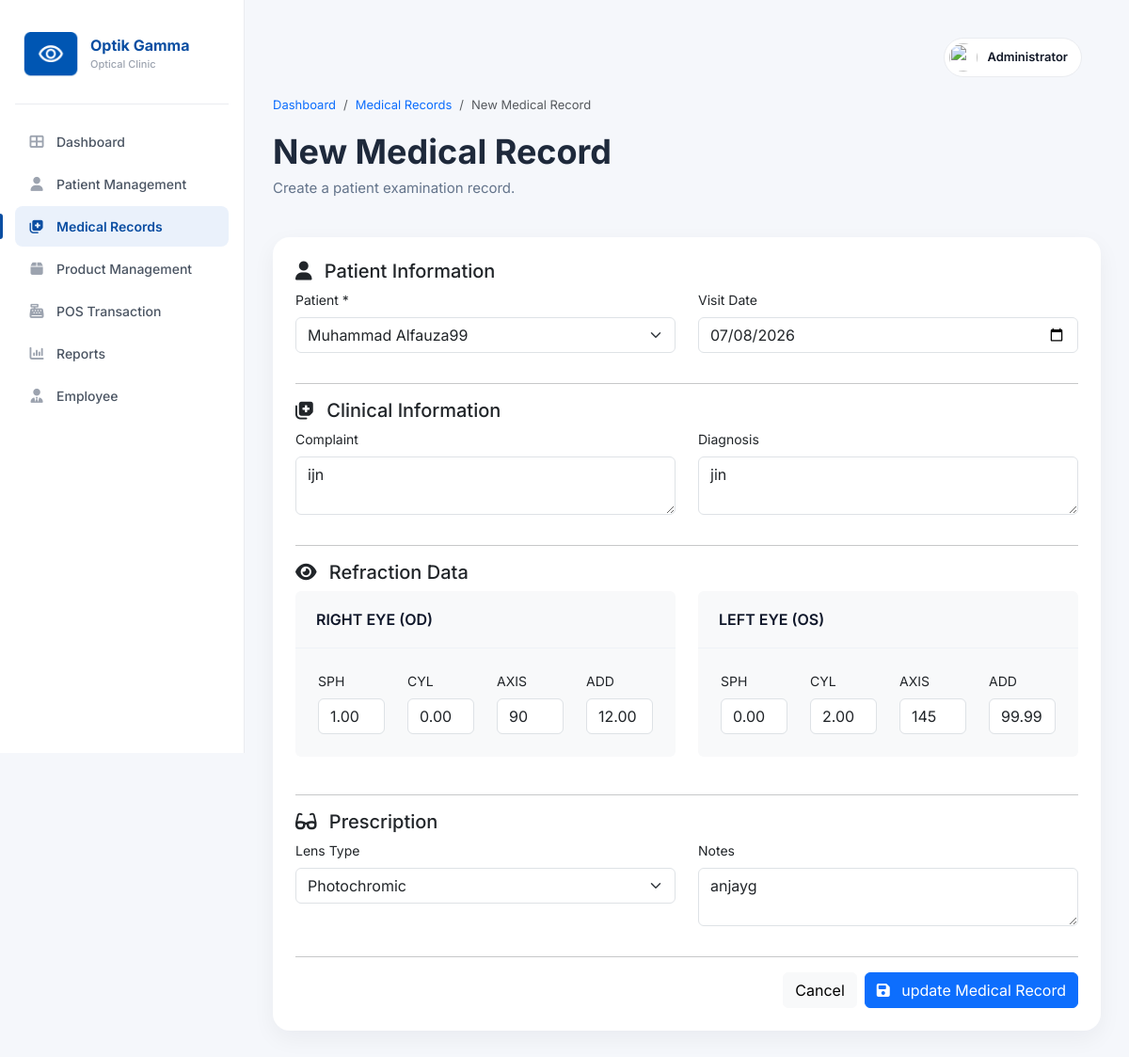
The app's page /medical/edit.php?id=2 with its own data.
### tables this page shows
CREATE TABLE `medical_records` (
  `id` int(11) NOT NULL,
  `patient_id` int(11) NOT NULL,
  `user_id` int(11) NOT NULL,
  `tanggal` date NOT NULL,
  `keluhan` text DEFAULT NULL,
  `diagnosis` text DEFAULT NULL,
  `sph_od` decimal(4,2) DEFAULT NULL,
  `cyl_od` decimal(4,2) DEFAULT NULL,
  `axis_od` int(11) DEFAULT NULL,
  `add_od` decimal(4,2) DEFAULT NULL,
  `sph_os` decimal(4,2) DEFAULT NULL,
  `cyl_os` decimal(4,2) DEFAULT NULL,
  `axis_os` int(11) DEFAULT NULL,
  `add_os` decimal(4,2) DEFAULT NULL,
  `jenis_lensa` varchar(100) DEFAULT NULL,
  `catatan` text DEFAULT NULL,
  `created_at` timestamp NOT NULL DEFAULT current_timestamp()
);

CREATE TABLE `patients` (
  `id` int(11) NOT NULL,
  `kode_pasien` varchar(20) NOT NULL,
  `nama` varchar(100) NOT NULL,
  `jenis_kelamin` enum('Laki-laki','Perempuan') NOT NULL,
  `tanggal_lahir` date NOT NULL,
  `no_hp` varchar(20) DEFAULT NULL,
  `email` varchar(100) DEFAULT NULL,
  `alamat` text DEFAULT NULL,
  `created_at` timestamp NOT NULL DEFAULT current_timestamp(),
  `last_visit` datetime DEFAULT current_timestamp()
);

### medical/edit.php (the view, shortened to what this page needs)
<?php
include "../config/database.php";
$id = (int) $_GET['id'];
$query = mysqli_query($conn, "
SELECT *
FROM medical_records
WHERE id='$id'
");
$data = mysqli_fetch_assoc($query);
$patients = mysqli_query($conn, "
SELECT id,nama
FROM patients
ORDER BY nama ASC
");
?>
<!DOCTYPE html>
<html lang="id">
<head>
    <link href="https://cdn.jsdelivr.net/npm/bootstrap@5.3.3/dist/css/bootstrap.min.css" rel="stylesheet">
    <link rel="stylesheet" href="https://cdnjs.cloudflare.com/ajax/libs/font-awesome/6.6.0/css/all.min.css">
    <link rel="stylesheet" href="../assets/css/dashboard.css">
    <link rel="stylesheet" href="../assets/css/medical.css">
</head>
<body>
    <div class="app-shell">
        <aside class="sidebar">
            <div class="brand">
                <div class="brand-logo">
                    <img src="../assets/img/logo.png">
                </div>
                <div class="brand-text">
                    <div class="brand-name">
                        Optik Gamma
                    </div>
                    <div class="brand-sub">
                        Optical Clinic
                    </div>
                </div>
            </div>
            <nav class="side-nav">
                <a href="../dashboard.php" class="nav-item">
                    <i class="fa-solid fa-table-cells-large"></i>
                    Dashboard
                </a>
                <a href="../patient/index.php" class="nav-item">
                    <i class="fa-solid fa-user"></i>
                    Patient Management
                </a>
                <a href="index.php" class="nav-item active">
                    <i class="fa-solid fa-notes-medical"></i>
                    Medical Records
                </a>
                <a href="../product/index.php" class="nav-item">
                    <i class="fa-solid fa-box"></i>
                    Product Management
                </a>
                <a href="../transaction/index.php" class="nav-item">
                    <i class="fa-solid fa-cash-register"></i>
                    POS Transaction
                </a>
                <a href="../reports/index.php" class="nav-item">
                    <i class="fa-solid fa-chart-column"></i>
                    Reports
                </a>
                <a href="../empolyeeindex.php" class="nav-item">
                    <i class="fa-solid fa-user-tie"></i>
                    Employee
                </a>
            </nav>
        </aside>
        <main class="main">
            <header class="topbar">
                <div class="top-actions ms-auto">
                    <div class="admin-chip">
                        <img src="../assets/img/default.png">
                        <span>
                            Administrator
                        </span>
                    </div>
                </div>
            </header>
            <nav aria-label="breadcrumb">
                <ol class="breadcrumb">
                    <li class="breadcrumb-item">
                        <a href="../dashboard.php">
                            Dashboard
                        </a>
                    </li>
                    <li class="breadcrumb-item">
                        <a href="index.php">
                            Medical Records
                        </a>
                    </li>
                    <li class="breadcrumb-item active">
                        New Medical Record
                    </li>
                </ol>
            </nav>
            <div class="page-header">
                <div>
                    <h2>
                        New Medical Record
                    </h2>
                    <p>
                        Create a patient examination record.
                    </p>
                </div>
            </div>
            <form action="update.php" method="POST">
                <div class="card medical-card">
                    <div class="card-body">
                        <h5 class="section-title">
                            <i class="fa-solid fa-user me-2"></i>
                            Patient Information
                        </h5>
                        <div class="row">
                            <div class="col-md-6 mb-3">
                                <label class="form-label">
                                    Patient *
                                </label>
                                <select name="patient_id" class="form-select" required>
                                    <?php
                                    while ($p = mysqli_fetch_assoc($patients)) {
                                        ?>
                                        <option value="<?= $p['id']; ?>" <?= ($data['patient_id'] == $p['id']) ? 'selected' : ''; ?>>
                                            <?= $p['nama']; ?>
                                        </option>
                                    <?php } ?>
                                </select>
                            </div>
                            <div class="col-md-6 mb-3">
                                <label class="form-label">
                                    Visit Date
                                </label>
                                <input type="date" name="tanggal" class="form-control" value="<?= $data['tanggal']; ?>"
                                    required>
                            </div>
                        </div>
                        <hr>
                        <h5 class="section-title">
                            <i class="fa-solid fa-notes-medical me-2"></i>
                            Clinical Information
                        </h5>
                        <div class="row">
                            <div class="col-md-6 mb-3">
                                <label class="form-label">
                                    Complaint
                                </label>
                                <textarea name="keluhan" class="form-control"><?= $data['keluhan']; ?></textarea>
                            </div>
                            <div class="col-md-6 mb-3">
                                <label class="form-label">
                                    Diagnosis
                                </label>
                                <textarea name="diagnosis" class="form-control"><?= $data['diagnosis']; ?></textarea>
                            </div>
                        </div>
                        <hr>
                        <h5 class="section-title">
                            <i class="fa-solid fa-eye me-2"></i>
                            Refraction Data
                        </h5>
                        <div class="row">
                            <div class="col-md-6">
                                <div class="card border-0 bg-light mb-4">
                                    <div class="card-header bg-transparent fw-semibold">
                                        RIGHT EYE (OD)
                                    </div>
                                    <div class="card-body">
                                        <div class="row">
                                            <div class="col-3">
                                                <label class="form-label">
                                                    SPH
                                                </label>
                                                <input type="text" name="sph_od" class="form-control"
                                                    value="<?= $data['sph_od']; ?>">
                                            </div>
                                            <div class="col-3">
                                                <label class="form-label">
                                                    CYL
                                                </label>
                                                <input type="text" name="cyl_od" class="form-control"
                                                    value="<?= $data['cyl_od']; ?>">
                                            </div>
                                            <div class="col-3">
                                                <label class="form-label">
                                                    AXIS
                                                </label>
                                                <input type="text" name="axis_od" class="form-control"
                                                    value="<?= $data['axis_od']; ?>">
                                            </div>
                                            <div class="col-3">
                                                <label class="form-label">
                                                    ADD
                                                </label>
                                                <input type="text" name="add_od" class="form-control"
                                                    value="<?= $data['add_od']; ?>">
                                            </div>
                                        </div>
                                    </div>
                                </div>
                            </div>
                            <div class="col-md-6">
                                <div class="card border-0 bg-light mb-4">
                                    <div class="card-header bg-transparent fw-semibold">
                                        LEFT EYE (OS)
                                    </div>
                                    <div class="card-body">
                                        <div class="row">
                                            <div class="col-3">
                                                <label class="form-label">
                                                    SPH
                                                </label>
                                                <input type="text" name="sph_os" class="form-control"
                                                    value="<?= $data['sph_os']; ?>">
                                            </div>
                                            <div class="col-3">
                                                <label class="form-label">
                                                    CYL
                                                </label>
                                                <input type="text" name="cyl_os" class="form-control"
                                                    value="<?= $data['cyl_os']; ?>">
                                            </div>
                                            <div class="col-3">
                                                <label class="form-label">
                                                    AXIS
                                                </label>
                                                <input type="text" name="axis_os" class="form-control"
                                                    value="<?= $data['axis_os']; ?>">
                                            </div>
                                            <div class="col-3">
                                                <label class="form-label">
                                                    ADD
                                                </label>
                                                <input type="text" name="add_os" class="form-control"
                                                    value="<?= $data['add_os']; ?>">
                                            </div>
                                        </div>
                                    </div>
                                </div>
                            </div>
                        </div>
                        <hr>
                        <h5 class="section-title">
                            <i class="fa-solid fa-glasses me-2"></i>
                            Prescription
                        </h5>
                        <div class="row">
                            <div class="col-md-6 mb-3">
                                <label class="form-label">
                                    Lens Type
                                </label>
                                <select name="jenis_lensa" class="form-select">
                                    <option value="Photochromic" <?= ($data['jenis_lensa'] == "Photochromic") ? "selected" : ""; ?>>
                                        Photochromic
                                    </option>
                                </select>
                            </div>
                            <div class="col-md-6 mb-3">
                                <label class="form-label">
                                    Notes
                                </label>
                                <textarea name="catatan" class="form-control"><?= $data['catatan']; ?></textarea>
                            </div>
                        </div>
                        <hr>
                        <div class="d-flex justify-content-end">
                            <a href="index.php" class="btn btn-light me-2">
                                Cancel
                            </a>
                            <button type="submit" class="btn btn-primary">
                                <i class="fa-solid fa-floppy-disk me-2"></i>
                                update Medical Record
                            </button>
                        </div>
                    </div>
                </div>
            </form>
        </main>
    </div>
</body>
</html>

### records on screen
medical_records: patient_id "Muhammad Alfauza99", tanggal "07/08/2026", keluhan "ijn", diagnosis "jin", sph_od "1.00", cyl_od "0.00", axis_od "90", add_od "12.00", sph_os "0.00", cyl_os "2.00", axis_os "145", add_os "99.99", jenis_lensa "Photochromic", catatan "anjayg"
